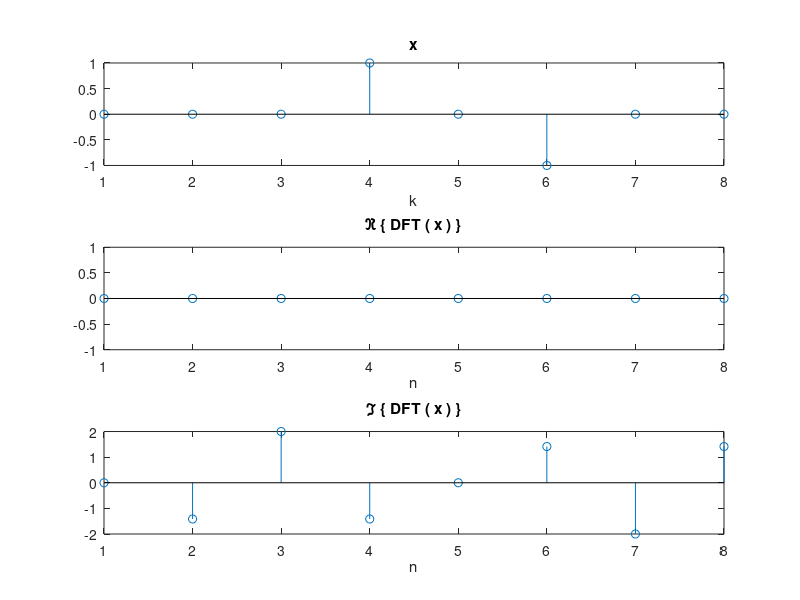

The MATLAB source for this figure:
%%%%%%%%%%%%%%%%%%%%%%%%%%%%%%%%%%%%%%%%%%%%%%%%%%%%%%%%%%%%%%%%%%%%%%%%%%%
%   Nachrichtentechnisches Praktikum - Aufgabe 5 - DFT
%                                                      
%   2. Symmetrieeigenschaften der DFT
%                                                      
%       x : Folge im Zeitbereich
%       X : Folge im Frequenzbereich
%
%%%%%%%%%%%%%%%%%%%%%%%%%%%%%%%%%%%%%%%%%%%%%%%%%%%%%%%%%%%%%%%%%%%%%%%%%%%

clear all
close all
clc




%%%%%%%%%%%%%%%%%%%%%%%%%%%%%%%%%%%%%%%%%%%%%%%%%%%%%%%%%%%%%%%%%%%%%%%%%%%
% Simulation
%%%%%%%%%%%%%%%%%%%%%%%%%%%%%%%%%%%%%%%%%%%%%%%%%%%%%%%%%%%%%%%%%%%%%%%%%%%


%%% EDIT %%%%%%%%%%%%%%%%%%%%%%%%%%%%%%%%%%%%%%%%%%%%%%%%%% 
% Folge
x = [0 0 0 1 0 -1 0 0]; % Vervollstaendigen Sie diese Folge!
%%%%%%%%%%%%%%%%%%%%%%%%%%%%%%%%%%%%%%%%%%%%%%%%%%%%%%%%%%%

% Diskrete Fourier Transformation
X = fft(x);





%%%%%%%%%%%%%%%%%%%%%%%%%%%%%%%%%%%%%%%%%%%%%%%%%%%%%%%%%%%%%%%%%%%%%%%%%%%
% Ergebnisse ausgeben
%%%%%%%%%%%%%%%%%%%%%%%%%%%%%%%%%%%%%%%%%%%%%%%%%%%%%%%%%%%%%%%%%%%%%%%%%%%

figure('Name','DFT')
subplot(3,1,1); stem(x); title('x'); xlabel('k');
subplot(3,1,2); stem(real(X)); title('\Re \{ DFT ( x ) \}'); xlabel('n');
subplot(3,1,3); stem(imag(X)); title('\Im \{ DFT ( x ) \}'); xlabel('n');
   
    
